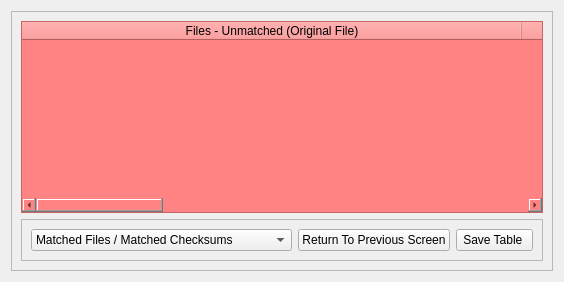
             <widget class="QWidget" name="page05_06">
              <layout class="QGridLayout" name="gridLayout_32">
               <item row="0" column="0">
                <widget class="QFrame" name="frame05_11">
                 <property name="frameShape">
                  <enum>QFrame::StyledPanel</enum>
                 </property>
                 <property name="frameShadow">
                  <enum>QFrame::Raised</enum>
                 </property>
                 <layout class="QGridLayout" name="gridLayout_31">
                  <item row="0" column="0">
                   <widget class="QTableWidget" name="tableWidget_unmatchedFiles05">
                    <property name="styleSheet">
                     <string notr="true">background-color: rgb(255, 131, 131);</string>
                    </property>
                    <property name="horizontalScrollMode">
                     <enum>QAbstractItemView::ScrollPerPixel</enum>
                    </property>
                    <attribute name="horizontalHeaderDefaultSectionSize">
                     <number>500</number>
                    </attribute>
                    <attribute name="horizontalHeaderShowSortIndicator" stdset="0">
                     <bool>true</bool>
                    </attribute>
                    <attribute name="horizontalHeaderStretchLastSection">
                     <bool>true</bool>
                    </attribute>
                    <column>
                     <property name="text">
                      <string>Files - Unmatched (Original File)</string>
                     </property>
                    </column>
                    <column>
                     <property name="text">
                      <string>Checksums - Unmatched (Original File)</string>
                     </property>
                    </column>
                    <column>
                     <property name="text">
                      <string>Files - Unmatched (Copied File)</string>
                     </property>
                    </column>
                    <column>
                     <property name="text">
                      <string>Checksums - Unmatched (Copied File)</string>
                     </property>
                    </column>
                   </widget>
                  </item>
                  <item row="1" column="0">
                   <widget class="QFrame" name="frame05_12">
                    <property name="frameShape">
                     <enum>QFrame::StyledPanel</enum>
                    </property>
                    <property name="frameShadow">
                     <enum>QFrame::Raised</enum>
                    </property>
                    <layout class="QHBoxLayout" name="horizontalLayout_12">
                     <item>
                      <widget class="QComboBox" name="comboBox_verifyTableViews05_3">
                       <property name="currentIndex">
                        <number>0</number>
                       </property>
                       <item>
                        <property name="text">
                         <string>Matched Files / Matched Checksums</string>
                        </property>
                       </item>
                       <item>
                        <property name="text">
                         <string>Unmatched Files / Matched Checksums</string>
                        </property>
                       </item>
                       <item>
                        <property name="text">
                         <string>Unmatched Files / Unmatched Checksums</string>
                        </property>
                       </item>
                      </widget>
                     </item>
                     <item>
                      <widget class="QPushButton" name="pushButton_return05_3">
                       <property name="text">
                        <string>Return To Previous Screen</string>
                       </property>
                      </widget>
                     </item>
                     <item>
                      <widget class="QToolButton" name="toolButton_saveTable05_3">
                       <property name="sizePolicy">
                        <sizepolicy hsizetype="Preferred" vsizetype="Preferred">
                         <horstretch>0</horstretch>
                         <verstretch>0</verstretch>
                        </sizepolicy>
                       </property>
                       <property name="text">
                        <string>Save Table </string>
                       </property>
                       <property name="popupMode">
                        <enum>QToolButton::InstantPopup</enum>
                       </property>
                      </widget>
                     </item>
                    </layout>
                   </widget>
                  </item>
                 </layout>
                </widget>
               </item>
              </layout>
             </widget>
